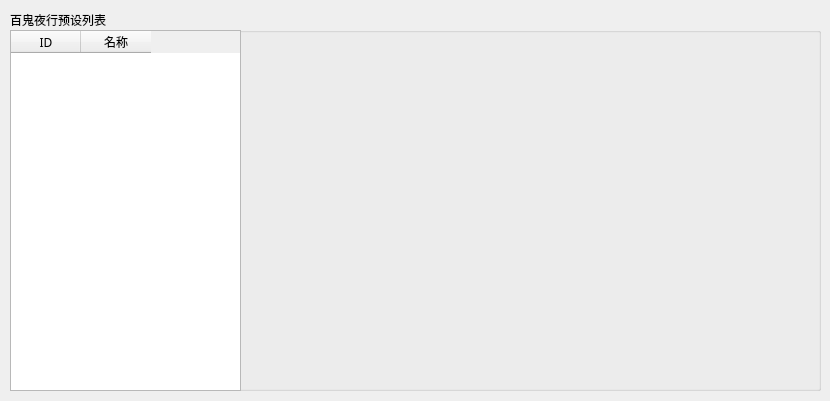
<?xml version="1.0" encoding="UTF-8"?>
<ui version="4.0">
 <class>Dialog_demon_parade_table</class>
 <widget class="QDialog" name="Dialog_demon_parade_table">
  <property name="geometry">
   <rect>
    <x>0</x>
    <y>0</y>
    <width>830</width>
    <height>401</height>
   </rect>
  </property>
  <property name="windowTitle">
   <string>百鬼夜行</string>
  </property>
  <widget class="QGroupBox" name="groupBox_job_list_10">
   <property name="geometry">
    <rect>
     <x>10</x>
     <y>10</y>
     <width>811</width>
     <height>381</height>
    </rect>
   </property>
   <property name="font">
    <font>
     <family>微软雅黑</family>
     <pointsize>9</pointsize>
    </font>
   </property>
   <property name="title">
    <string>百鬼夜行预设列表</string>
   </property>
   <widget class="QTableWidget" name="tableWidget_demon_parade_list">
    <property name="geometry">
     <rect>
      <x>0</x>
      <y>20</y>
      <width>231</width>
      <height>361</height>
     </rect>
    </property>
    <property name="font">
     <font>
      <family>微软雅黑</family>
      <pointsize>9</pointsize>
     </font>
    </property>
    <property name="contextMenuPolicy">
     <enum>Qt::CustomContextMenu</enum>
    </property>
    <property name="editTriggers">
     <set>QAbstractItemView::NoEditTriggers</set>
    </property>
    <property name="selectionMode">
     <enum>QAbstractItemView::ExtendedSelection</enum>
    </property>
    <property name="selectionBehavior">
     <enum>QAbstractItemView::SelectRows</enum>
    </property>
    <property name="verticalScrollMode">
     <enum>QAbstractItemView::ScrollPerPixel</enum>
    </property>
    <property name="horizontalScrollMode">
     <enum>QAbstractItemView::ScrollPerPixel</enum>
    </property>
    <attribute name="horizontalHeaderMinimumSectionSize">
     <number>30</number>
    </attribute>
    <attribute name="horizontalHeaderDefaultSectionSize">
     <number>70</number>
    </attribute>
    <attribute name="horizontalHeaderHighlightSections">
     <bool>false</bool>
    </attribute>
    <attribute name="verticalHeaderVisible">
     <bool>false</bool>
    </attribute>
    <attribute name="verticalHeaderMinimumSectionSize">
     <number>18</number>
    </attribute>
    <attribute name="verticalHeaderDefaultSectionSize">
     <number>18</number>
    </attribute>
    <column>
     <property name="text">
      <string>ID</string>
     </property>
    </column>
    <column>
     <property name="text">
      <string>名称</string>
     </property>
    </column>
   </widget>
  </widget>
 </widget>
 <resources/>
 <connections/>
</ui>
